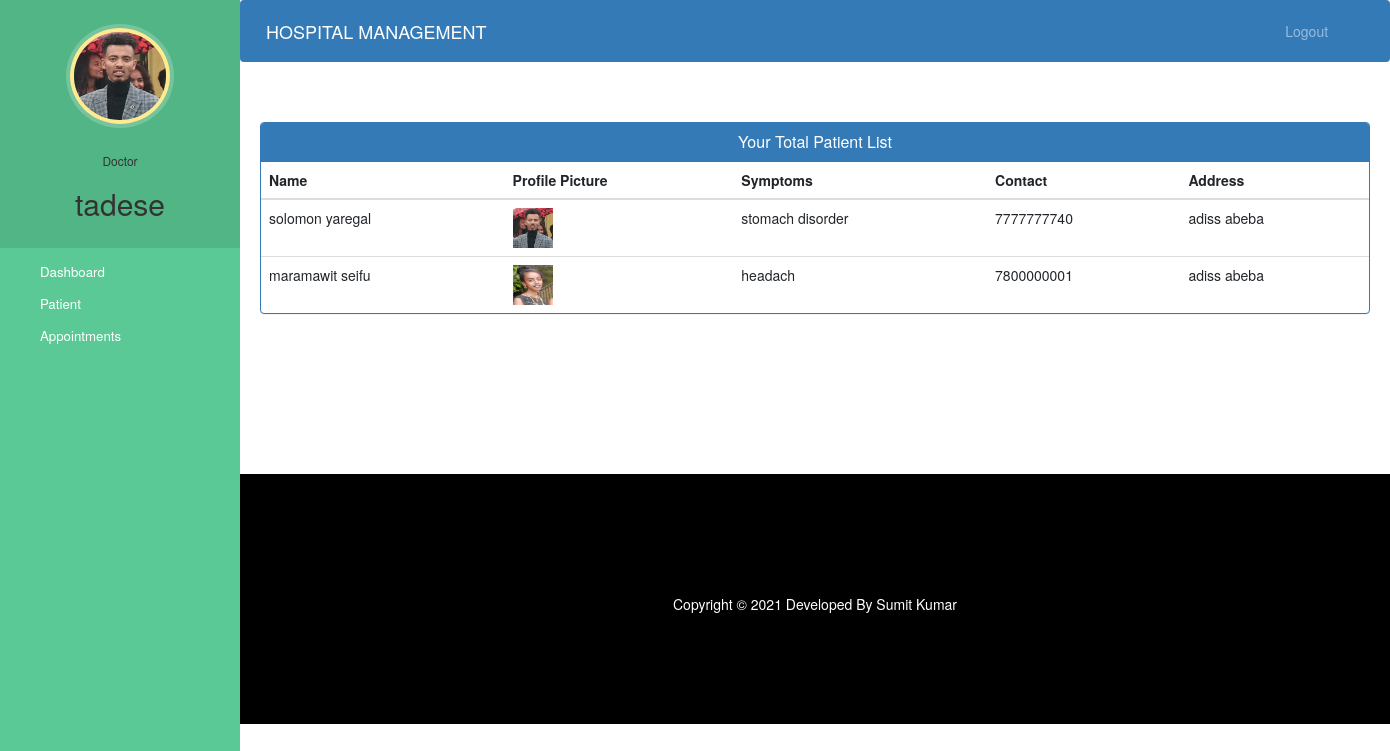
The app's page /doctor-view-patient (signed in) with its own data.
### hospital/models.py (models this page shows, shortened)
class Doctor(models.Model):
    user=models.OneToOneField(User,on_delete=models.CASCADE)
    profile_pic= models.ImageField(upload_to='profile_pic/DoctorProfilePic/',null=True,blank=True)
    address = models.CharField(max_length=40)
    mobile = models.CharField(max_length=20,null=True)
    department= models.CharField(max_length=50,choices=departments,default='Cardiologist')
    status=models.BooleanField(default=False)

class Patient(models.Model):
    user=models.OneToOneField(User,on_delete=models.CASCADE)
    profile_pic= models.ImageField(upload_to='profile_pic/PatientProfilePic/',null=True,blank=True)
    address = models.CharField(max_length=40)
    mobile = models.CharField(max_length=20,null=False)
    symptoms = models.CharField(max_length=100,null=False)
    assignedDoctorId = models.PositiveIntegerField(null=True)
    admitDate=models.DateField(auto_now=True)
    status=models.BooleanField(default=False)
    @property
    def get_name(self):
        return self.user.first_name+" "+self.user.last_name

### hospital/views.py (the view)
# urls.py: path('doctor-view-patient', views.doctor_view_patient_view,name='doctor-view-patient'),
@login_required(login_url='doctorlogin')
@user_passes_test(is_doctor)
def doctor_view_patient_view(request):
    patients=models.Patient.objects.all().filter(status=True,assignedDoctorId=request.user.id)
    doctor=models.Doctor.objects.get(user_id=request.user.id) #for profile picture of doctor in sidebar
    return render(request,'hospital/doctor_view_patient.html',{'patients':patients,'doctor':doctor})

### hospital/views.py (called while the page is built)
def is_doctor(user):
    return user.groups.filter(name='DOCTOR').exists()

### templates/hospital/doctor_view_patient.html (shortened to what this page needs)
{% extends 'hospital/doctor_base.html' %}
{% block content %}
{%load static%}
<head>
  <link href="//netdna.bootstrapcdn.com/bootstrap/3.0.0/css/bootstrap.min.css" rel="stylesheet" id="bootstrap-css">
</head>
<div class="container">
  <div class="panel panel-primary">
    <div class="panel-heading">
      <h6 class="panel-title">Your Total Patient List</h6>
    </div>
    <table class="table table-hover" id="dev-table">
      <thead>
        <tr>
          <th>Name</th>
          <th>Profile Picture</th>
          <th>Symptoms</th>
          <th>Contact</th>
          <th>Address</th>
        </tr>
      </thead>
      {% for p in patients %}
      <tr>
        <td> {{p.get_name}}</td>
        <td> <img src="{% static p.profile_pic.url %}" alt="Profile Pic" height="40px" width="40px" /></td>
        <td>{{p.symptoms}}</td>
        <td>{{p.mobile}}</td>
        <td>{{p.address}}</td>
      </tr>
      {% endfor %}
    </table>
  </div>
</div>
{% endblock content %}

### templates/hospital/doctor_base.html (shortened to what this page needs)
<!DOCTYPE html>
{% load static %}
<html lang="en">
<head>
  <link rel="stylesheet" href="https://stackpath.bootstrapcdn.com/bootstrap/4.3.1/css/bootstrap.min.css">
  <link rel="stylesheet" href="https://maxcdn.bootstrapcdn.com/font-awesome/4.7.0/css/font-awesome.min.css">
</head>
<body>
  <nav class="menu" tabindex="0">
    <header class="avatar">
      <img src="{% static doctor.profile_pic.url %}" alt="Profile Pic" />
      <br><br>
      <h6>Doctor</h6>
      <h2>{{request.user.first_name}}</h2>
    </header>
    <ul>
      <li tabindex="0" class="icon-dashboard"> <a style="color:white; text-decoration:none;" href="/doctor-dashboard"><span>Dashboard</span></a> </li>
      <li tabindex="0" class="icon-users"> <a style="color:white; text-decoration:none;" href="/doctor-patient"><span>Patient</span></a></li>
      <li tabindex="0" class="icon-calendar"> <a style="color:white; text-decoration:none;" href="/doctor-appointment"><span>Appointments</span></a></li>
    </ul>
  </nav>
  <main>
    <div class="bs-example">
      <nav class="navbar navbar-expand-md  navbar-dark fixed-top" style="background:#337AB7;">
        <a href="/doctor-dashboard" class="navbar-brand">HOSPITAL MANAGEMENT</a>
        <div class="collapse navbar-collapse justify-content-between" id="navbarCollapse">
          <div class="navbar-nav" style=" margin-left: 90%;">
            <a href="/logout" class="nav-item nav-link">Logout</a>
          </div>
        </div>
      </nav>
    </div>
    <br><br>
    {% block content %}
    {% endblock content %}
    <br><br><br><br><br><br><br>
    <footer>
      <br>
      <div class="container">
        <div class="row">
          <div class="col-md-12 col-sm-12">
            <div style="color:#ffffff;" class="wow fadeInUp footer-copyright">
              <p>
                Copyright &copy; 2021 Developed By Sumit Kumar </p>
            </div>
          </div>
        </div>
      </div>
    </footer>
  </main>
</body>
</html>

### templates/hospital/doctor_base.html (style rules this page uses)
a:link { text-decoration: none; }
a { color: white; }
footer { padding: 0px 0px 0px 0px; background-color: black; margin: 0px; }
p { text-align: center; }
body { padding-left: 240px; }
main { position: relative; height: 100vh; }
.menu { background: #5bc995; height: 100vh; width: 240px; position: fixed; top: 0px; left: 0; z-index: 5; outline: none; }
.menu .avatar { background: rgba(0, 0, 0, 0.1); padding: 2em 0.5em; text-align: center; }
.menu .avatar img { width: 100px; border-radius: 50%; overflow: hidden; border: 4px solid #ffea92; box-shadow: 0 0 0 4px rgba(255, 255, 255, 0.2); }
.menu .avatar h2 { font-weight: normal; margin-bottom: 0; }
.menu ul { list-style: none; padding: 0.5em 0; margin: 0; }
.menu ul li { padding: 0.5em 1em 0.5em 3em; font-size: 0.95em; font-weight: regular; background-repeat: no-repeat; background-position: left 15px center; background-size: auto 20px; transition: all 0.15s linear; cursor: pointer; }
.menu ul li.icon-dashboard { background-image: url("http://www.entypo.com/images//gauge.svg"); }
.menu ul li.icon-users { background-image: url("http://www.entypo.com/images//users.svg"); }
.menu ul li.icon-calendar { background-image: url("http://www.entypo.com/images//calendar.svg"); }

### templates/hospital/doctor_view_patient.html (style rules this page uses)
a:link { text-decoration: none; }
h6 { text-align: center; }
.row { margin: 100px; }

### records on screen
Doctor: profile_pic (picture)
Patient: get_name "solomon yaregal", profile_pic (picture), symptoms "stomach disorder", mobile "7777777740", address "adiss abeba"
Patient: get_name "maramawit seifu", profile_pic (picture), symptoms "headach", mobile "7800000001", address "adiss abeba"

### other values on screen
{{ request.user.first_name }} "tadese"
